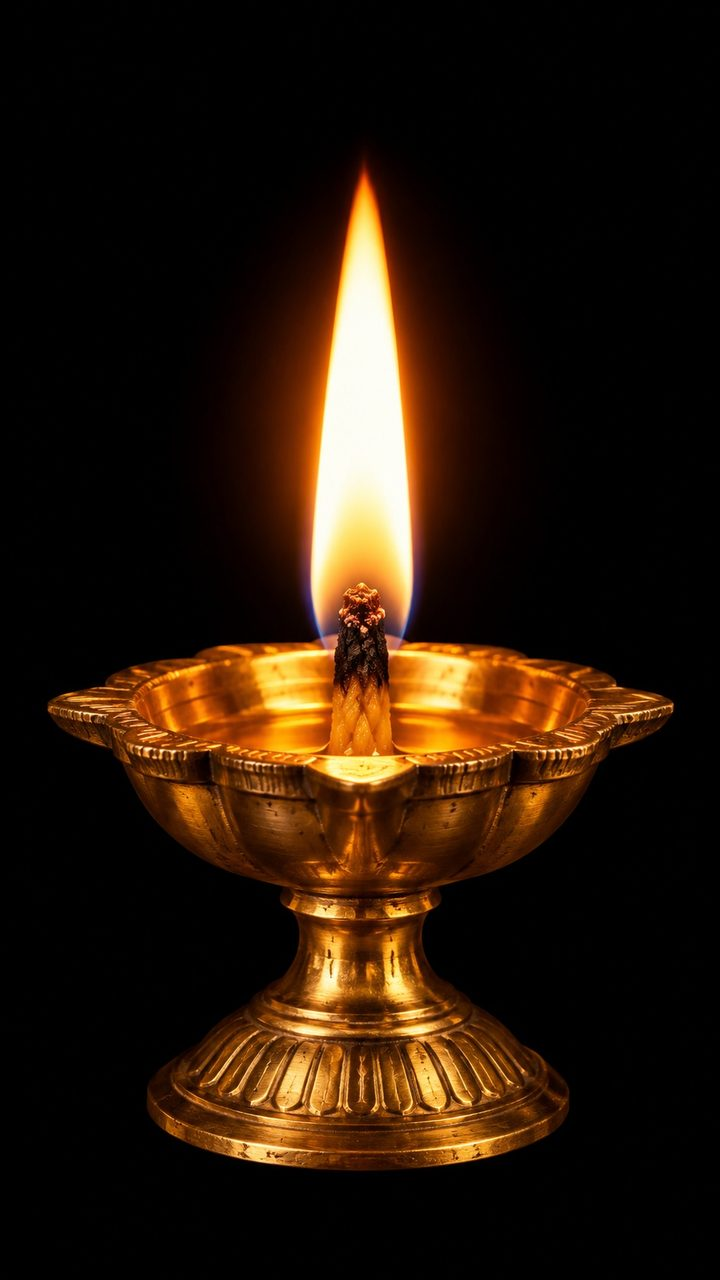
#> input picture 01_diya_s.jpg, 720 x 1280 px
$ python -i doodle_bhajan_reel.py   (imports and definitions only)
#> lines starting #> are read from the running program, lines starting #| are printed output that depends on the picture
"""Animate generated white-page doodle scenes with timed Roman serif lyrics.
JSON: duration, audio, scenes [{start,end,image,lines:[...]}]. Paths relative to spec.
Artwork breathes/bobs as a whole sprite; it does not perform skeletal animation.
"""
import argparse,json,math,subprocess
from pathlib import Path
import numpy as np
from PIL import Image,ImageDraw,ImageFont,ImageFilter
from doodle_page_motion import page
W,H=1080,1920
def asset(path):
#> called with path = '../../../01_diya_s.jpg'
    im=Image.open(path).convert('RGB');arr=np.asarray(im)
#> in asset, im is the input picture: PIL image 720x1280 RGB; mean R, G, B 40.7, 24, 10.2
    grey=arr.mean(axis=2);yy,xx=np.where(grey<140)
#> after `grey = arr.mean(axis=2)`:
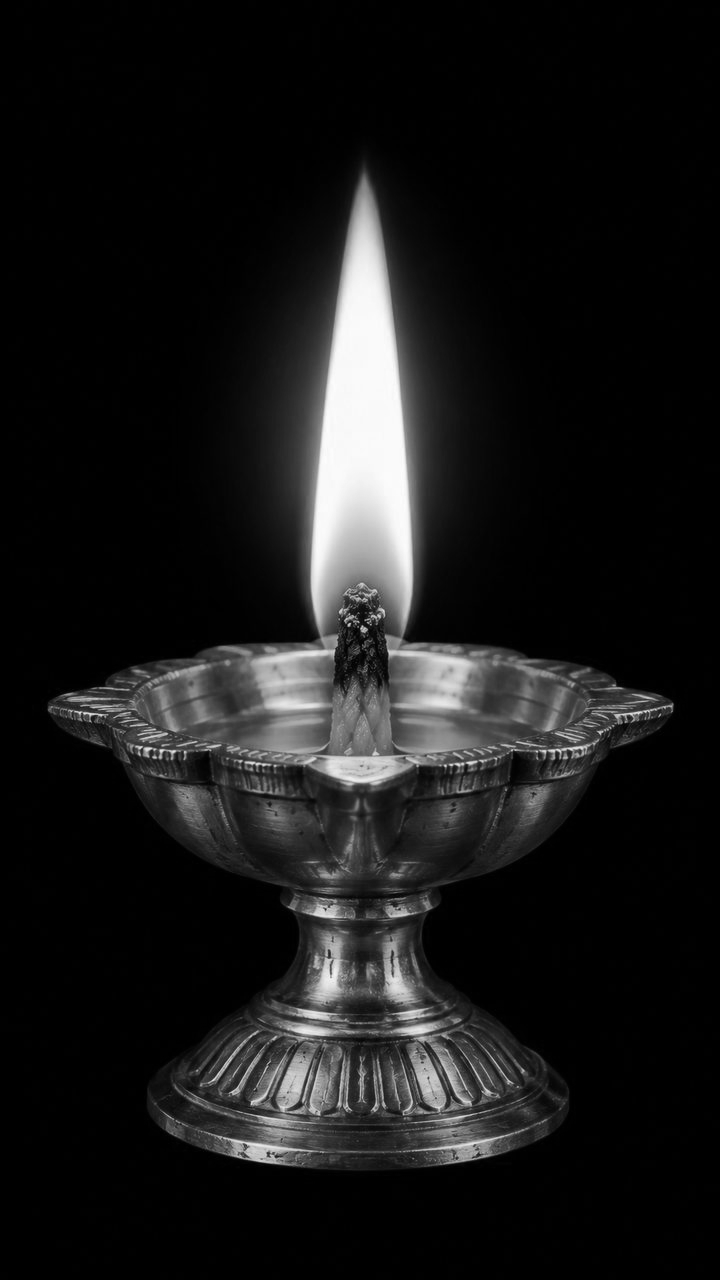
#> grey: shape (1280, 720) float64; min 0, max 253.3, mean 25
    if not len(xx): raise ValueError(f'No drawing in {path}')
    im=im.crop((max(0,xx.min()-10),max(0,yy.min()-10),min(im.width,xx.max()+11),min(im.height,yy.max()+11)))
    ratio=min(810/im.width,660/im.height);im=im.resize((round(im.width*ratio),round(im.height*ratio)),Image.Resampling.LANCZOS)
#> after `ratio = min(810 / im.width, 660 / im.height)`: ratio = 0.516
    grey=np.asarray(im).mean(axis=2)
#> grey: shape (660, 371) float64
    return np.uint8(np.clip((245-grey)/220,0,1)*255)
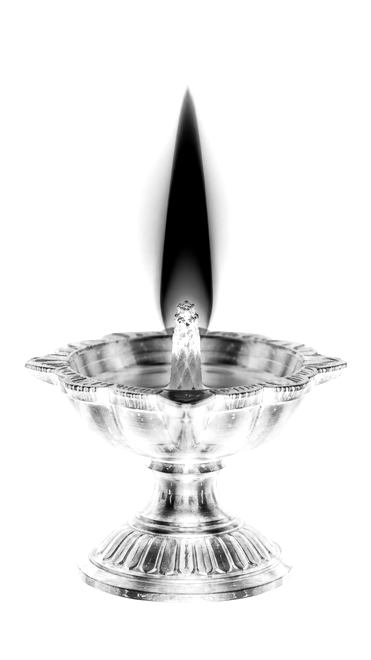
#> returned value: shape (660, 371); min 0, max 255, mean 234.5
# [47 lines left out: functions font, render, not called in this run]
# [3 lines not run here, left out]

>>> result = asset('../../../01_diya_s.jpg')

$ run again, on 04_moon_s.jpg
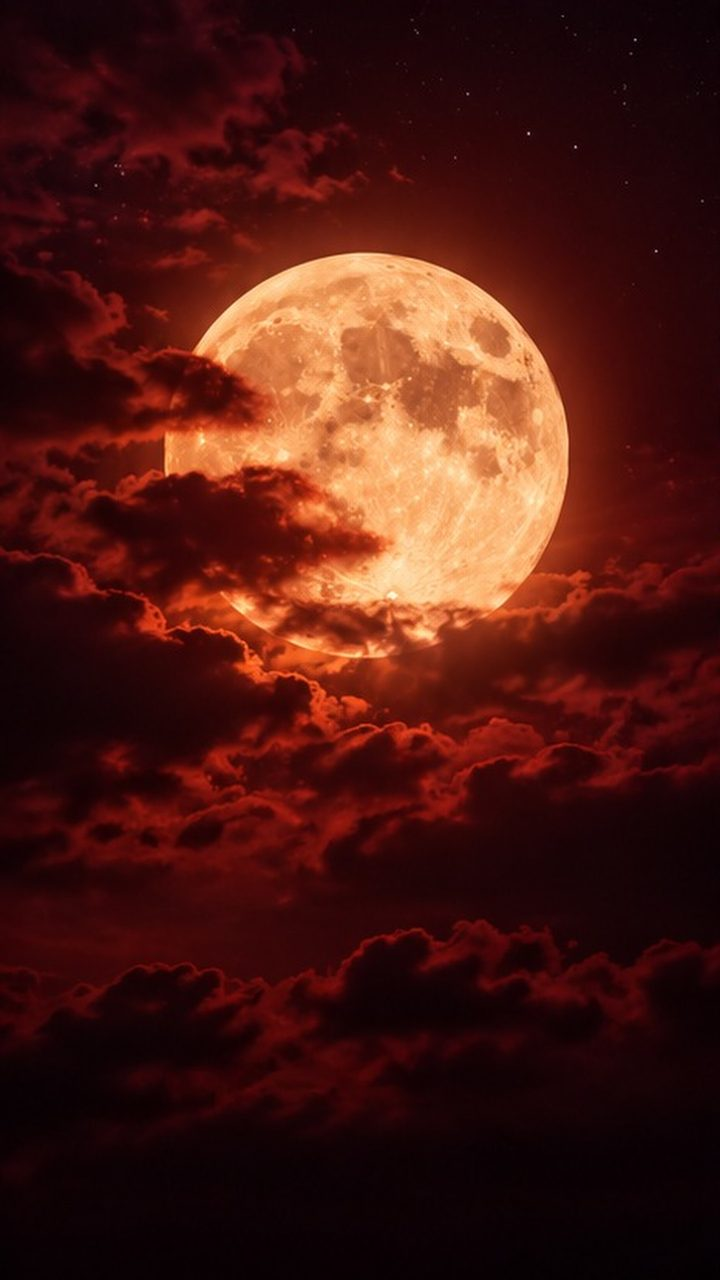
#> input picture 04_moon_s.jpg, 720 x 1280 px
#> in asset, im is the input picture: PIL image 720x1280 RGB; mean R, G, B 74.1, 25.1, 18.1
#> in asset, `grey = arr.mean(axis=2)`:
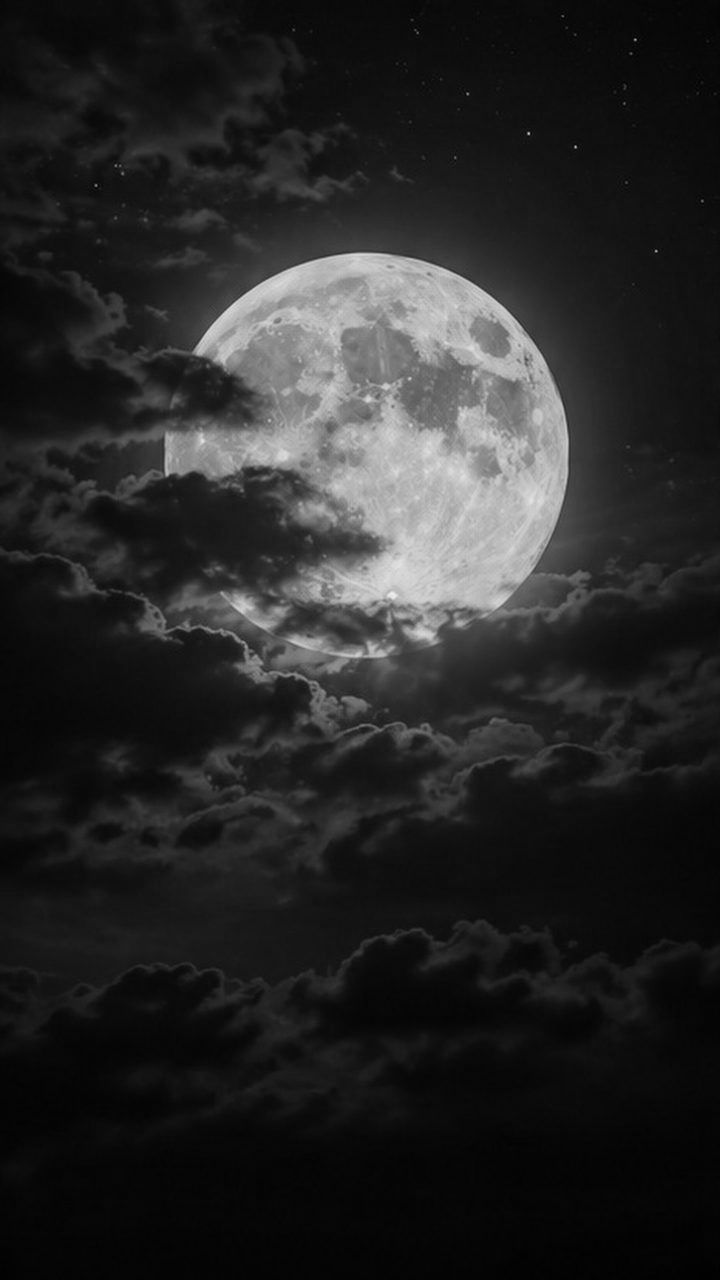
#> grey: shape (1280, 720) float64; min 1, max 238.3, mean 39.1
#> im: PIL image 371x660 RGB
#> in asset, `return np.uint8(np.clip((245-grey)/220,0,1)*255)`:
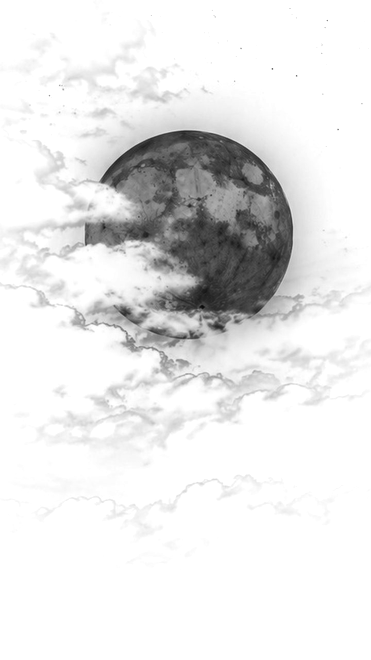
#> returned value: shape (660, 371); min 10, max 255, mean 230.7

$ run again, on 05_rain_s.jpg
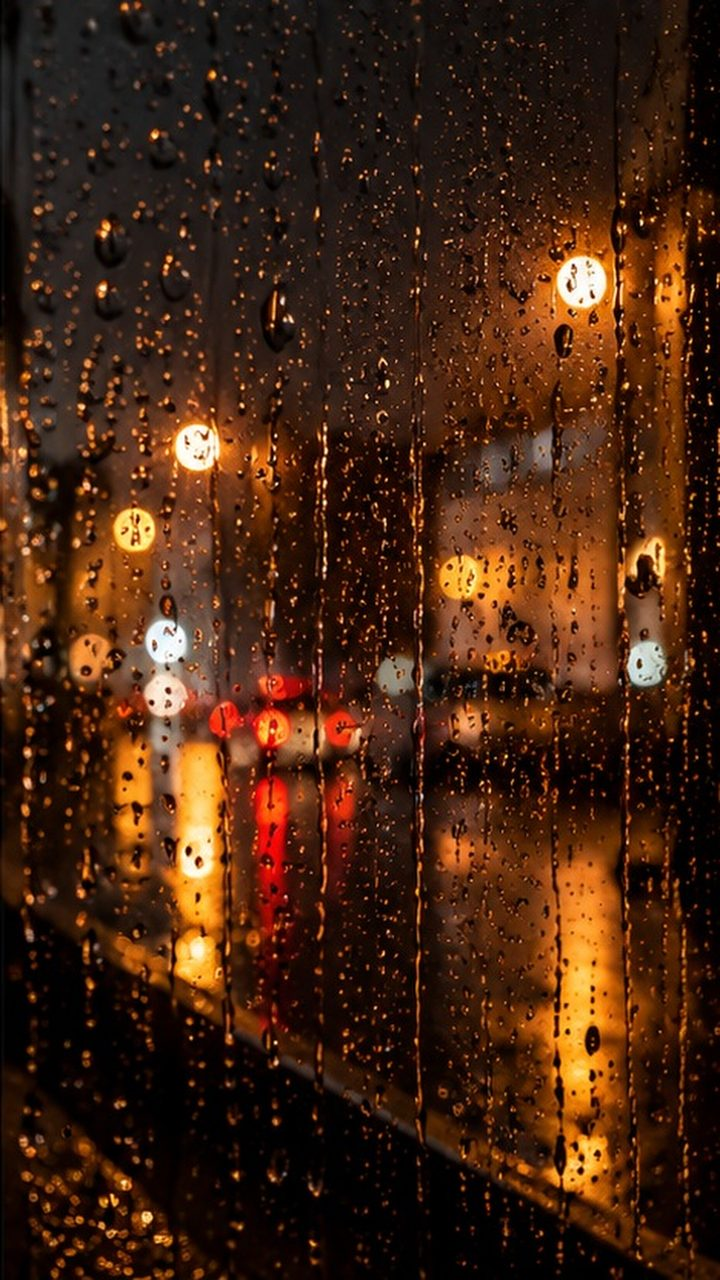
#> input picture 05_rain_s.jpg, 720 x 1280 px
#> in asset, im is the input picture: PIL image 720x1280 RGB; mean R, G, B 69.5, 37, 18.4
#> in asset, `grey = arr.mean(axis=2)`:
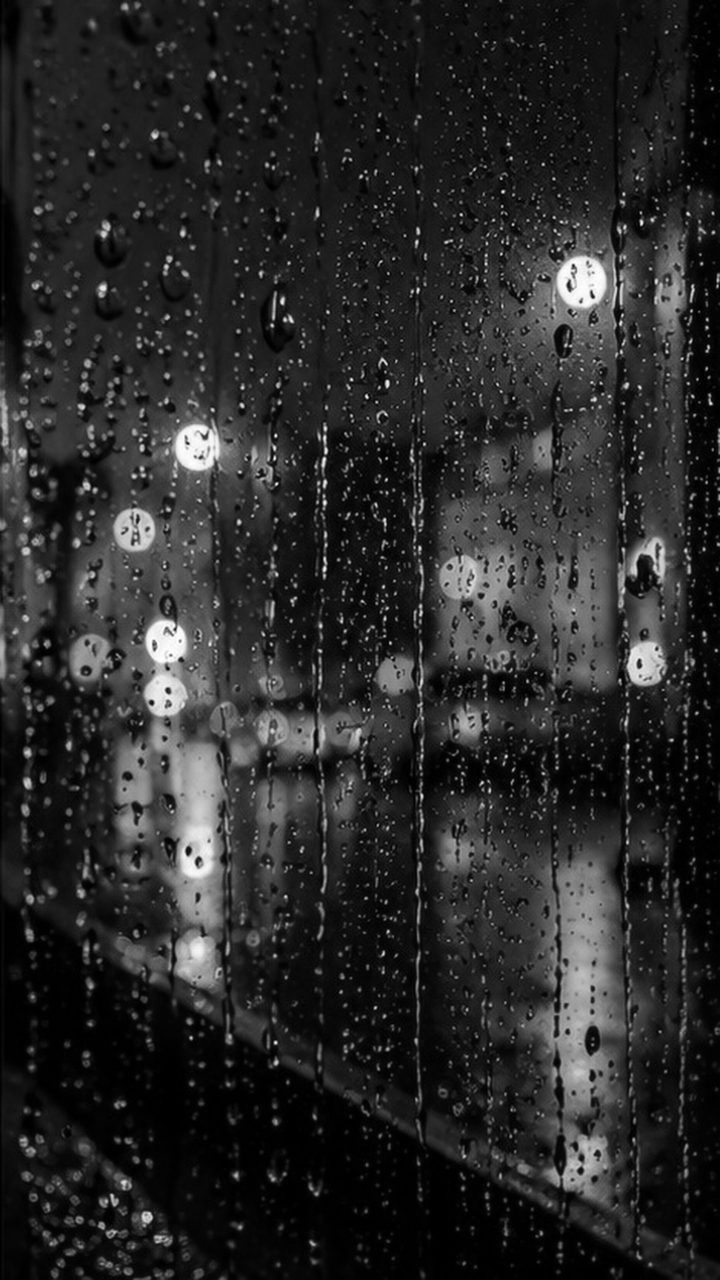
#> grey: shape (1280, 720) float64; min 0, max 255, mean 41.6
#> im: PIL image 371x660 RGB
#> in asset, `return np.uint8(np.clip((245-grey)/220,0,1)*255)`:
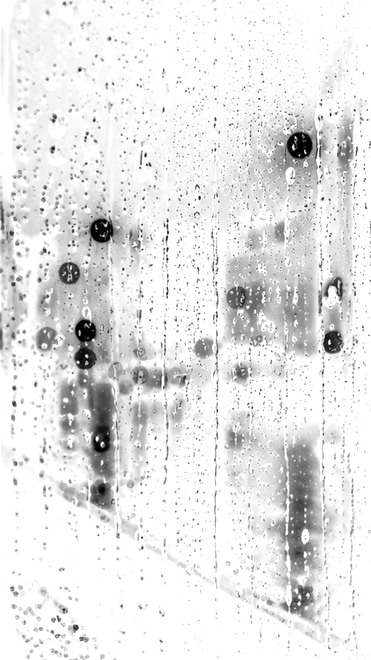
#> returned value: shape (660, 371); min 0, max 255, mean 228.9
